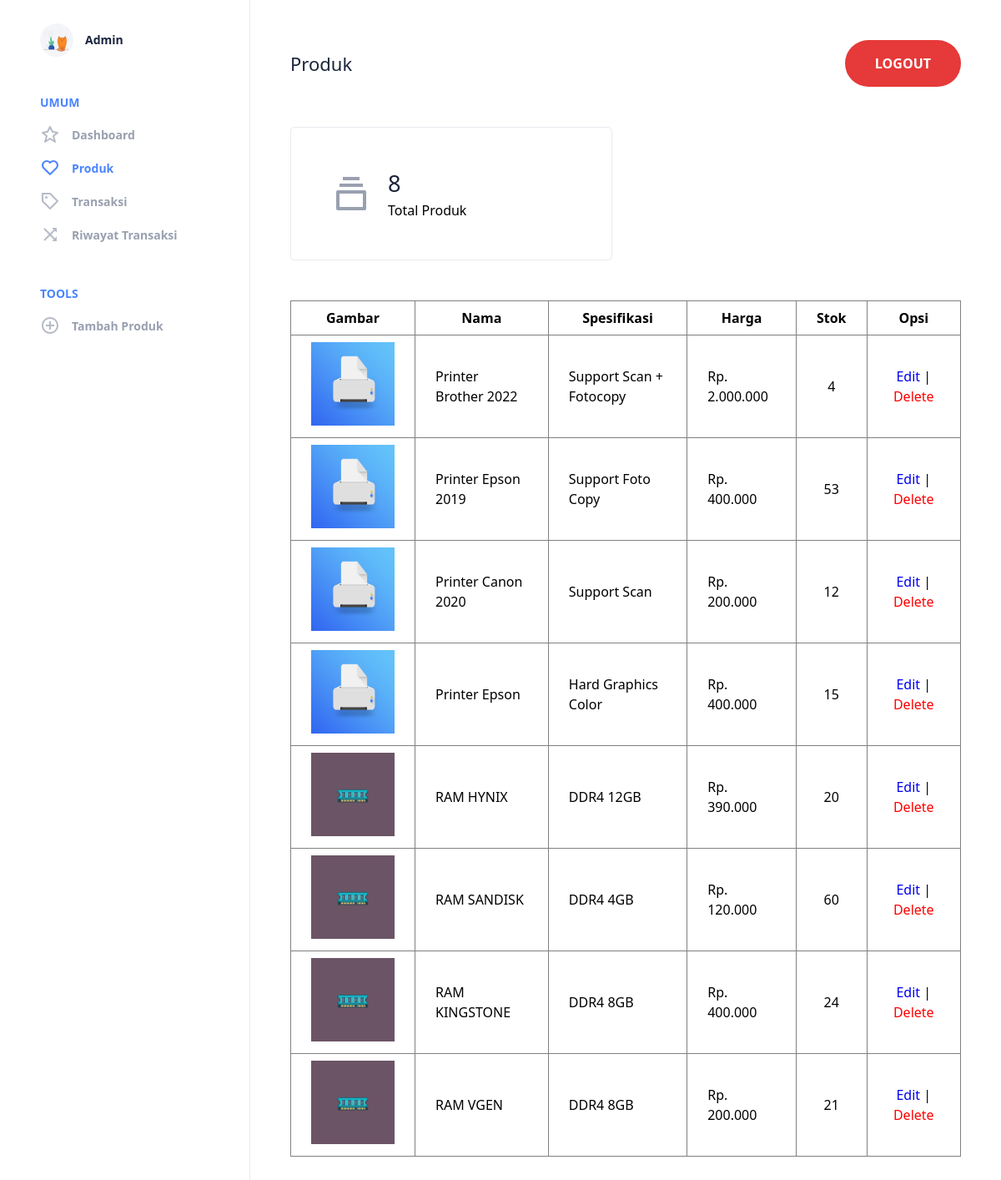
The page /admin/page/produk.php (signed in) on the database its author committed.
### tables this page shows
CREATE TABLE `printer_tb` (
  `IdPrinter` int(11) NOT NULL,
  `NamaPrinter` varchar(50) NOT NULL,
  `SpesifikasiPrinter` varchar(50) NOT NULL,
  `HargaPrinter` int(50) NOT NULL,
  `UserIdUser` int(10) DEFAULT NULL,
  `image` varchar(150) NOT NULL,
  `stok` int(255) NOT NULL
);

### admin/page/produk.php (the view, shortened to what this page needs)
<!DOCTYPE html>
<html lang="en">
<head>
    <link rel="stylesheet" href="../../css/admin.css" type="text/css">
</head>
<body>
	<?php
        include_once("../../koneksi.php");
        $result = mysqli_query($koneksi, "SELECT * FROM printer_tb ORDER BY IdPrinter DESC");
    ?>
    <div class="dashboard">
	<header class="menu-wrap">
		<figure class="user">
			<div class="user-avatar">
				<img src="../../img/login.svg" alt="Admin">
			</div>
			<figcaption>
				Admin
			</figcaption>
		</figure>
		<nav>
			<section class="dicover">
				<h3>Umum</h3>
				<ul>
					<li>
						<a href="../dashboard.php">
							Dashboard
						</a>
					</li>
					<li>
						<a href="produk.php" class="active">
							Produk
						</a>
					</li>
					<li>
						<a href="transaksi.php">
							<svg xmlns="http://www.w3.org/2000/svg" width="24" height="24" viewBox="0 0 24 24"><path d="M12.707 2.293A.996.996 0 0 0 12 2H3a1 1 0 0 0-1 1v9c0 .266.105.52.293.707l9 9a.997.997 0 0 0 1.414 0l9-9a.999.999 0 0 0 0-1.414l-9-9zM12 19.586l-8-8V4h7.586l8 8L12 19.586z"/><circle cx="7.507" cy="7.505" r="1.505"/></svg>
							Transaksi
						</a>
					</li>
					<li>
						<a href="history.php">
							<svg xmlns="http://www.w3.org/2000/svg" width="24" height="24" viewBox="0 0 24 24"><path d="M5.707 19.707L12 13.414l4.461 4.461L14.337 20H20v-5.663l-2.125 2.124L13.414 12l4.461-4.461L20 9.663V4h-5.663l2.124 2.125L12 10.586 5.707 4.293 4.293 5.707 10.586 12l-6.293 6.293z"/></svg>
							Riwayat Transaksi
						</a>
					</li>
				</ul>
			</section>
			<section class="tools">
				<h3>Tools</h3>
				<ul>
					<li>
						<a href="../tambah.php">
							Tambah Produk
						</a>
					</li>
				</ul>
			</section>
		</nav>
	</header>
	<main class="content-wrap">
		<header class="content-head">
			<h1>Produk</h1>
			<div class="action">
				<a href="../logout.php">
					<button>Logout</button>
				</a>
			</div>
		</header>
		<div class="content">
			<section class="info-boxes">
				<div class="info-box">
					<div class="box-icon">
						<svg xmlns="http://www.w3.org/2000/svg" width="24" height="24" viewBox="0 0 24 24"><path d="M20 10H4a1 1 0 0 0-1 1v10a1 1 0 0 0 1 1h16a1 1 0 0 0 1-1V11a1 1 0 0 0-1-1zm-1 10H5v-8h14v8zM5 6h14v2H5zM7 2h10v2H7z"/></svg>
					</div>
					<div class="box-content">
						<span class="big">
							<?php
								$jumlah_printer = mysqli_query($koneksi, "SELECT count(*) as IdPrinter FROM printer_tb");
								while($jumlahh = mysqli_fetch_array($jumlah_printer)){
									echo $jumlahh['IdPrinter'];
								}
							?>
						</span>
						Total Produk
					</div>
				</div>
			</section>
			<section class="container-table">
				<table border="1" id="printer">
				<tr>
					<th>Gambar</th> <th>Nama</th> <th>Spesifikasi</th> <th>Harga</th> <th>Stok</th> <th>Opsi</th>
				</tr>
				<?php
				while($printer = mysqli_fetch_array($result)) { ?>
					<tr>
					<td class="text-center"><img src="../../img/post/<?= $printer['image']; ?>" alt="gambar"></td>
					<td><?= $printer['NamaPrinter']; ?></td>
					<td><?= $printer['SpesifikasiPrinter']; ?></td>
					<td><?= "Rp. " . number_format($printer['HargaPrinter'], 0, ".", "."); ?></td>
					<td class="text-center"><?= $printer['stok']; ?></td>
					<td class="text-center"><a id="edit" href="../edit.php?IdPrinter=<?=$printer['IdPrinter']; ?>">Edit</a> | <a class="red" id="delete" href="../delete.php?IdPrinter=<?=$printer['IdPrinter']; ?>">Delete</a></td></tr>
				<?php
				}
				?>
				</table> <br>
			</section>
		</div>
	</main>
</div>
</body>
</html>

### css/admin.css (style rules this page uses)
* { line-height: 1.5; box-sizing: border-box; text-decoration: none; font-family: 'Segoe UI', Tahoma, Geneva, Verdana, sans-serif !important; }
body { margin: 0; padding: 0; width: 100%; height: 100%; overflow-x: hidden; }
.text-center { text-align: center; }
.red { color: red; }
.container-table img { width: 100px; height: 100px; }
.container-table table { width: 100%; border-collapse: collapse; margin: 1rem 0; }
.container-table th, .container-table td { padding: 0.5rem 1.5rem; }
.dashboard { display: grid; width: 100%; height: 100%; grid-gap: 0; grid-template-columns: 300px auto; grid-template-areas: "menu content" "menu content"; overflow: auto; }
.menu-wrap { grid-area: menu; padding-bottom: 3em; overflow: auto; background: #fff; border-right: 1px solid #ede8f0; }
.menu-wrap .user { height: 80px; display: flex; align-items: center; justify-content: flex-start; margin: 0; padding: 1rem 3rem 0 3rem; }
.menu-wrap .user .user-avatar { width: 40px; height: 40px; border-radius: 50%; overflow: hidden; }
.menu-wrap .user .user-avatar img { display: block; width: 100%; height: 100%; -o-object-fit: cover; object-fit: cover; }
.menu-wrap .user figcaption { margin: 0; padding: 0 0 0 1em; color: #1b253d; font-weight: 700; font-size: 0.875em; line-height: 100%; }
.menu-wrap nav { display: block; padding: 0 3em; }
.menu-wrap nav section { display: block; padding: 3em 0 0; }
.menu-wrap nav section:nth-child(1) { display: block; padding: 2em 0 0 0; }
.menu-wrap nav h3 { margin: 0; font-size: 0.875em; text-transform: uppercase; color: #4b84fe; font-weight: 600; }
.menu-wrap nav ul { display: block; padding: 0; margin: 0; }
.menu-wrap nav li { display: block; padding: 0; margin: 1em 0 0; }
.menu-wrap nav li a { display: flex; align-items: center; justify-content: flex-start; color: #99a0b0; text-decoration: none; font-weight: 600; font-size: 0.875em; transition: color 0.15s ease; }
.menu-wrap nav li a svg { display: block; margin-right: 1em; }
.menu-wrap nav li a.active { color: #4b84fe; }
.content-wrap { grid-area: content; padding: 3em; overflow: auto; }
.content-wrap .content-head { display: flex; align-items: center; justify-content: space-between; }
.content-wrap .content-head h1 { font-size: 1.375em; line-height: 100%; color: #1b253d; font-weight: 500; margin: 0; padding: 0; }
.content-wrap .content-head .action button { border: 0; color: #fff; background: #e63939; width: auto; height: 3.5em; padding: 0 2.25em; border-radius: 3.5em; font-size: 1em; text-transform: uppercase; font-weight: 600; transition: background-color 0.15s ease; cursor: pointer; }
.content-wrap .info-boxes { padding: 3em 0 2em; display: grid; grid-template-columns: repeat(auto-fill, minmax(280px, 1fr)); grid-gap: 2em; }
.content-wrap .info-boxes .info-box { background: #fff; height: 160px; display: flex; align-items: center; justify-content: flex-start; padding: 0 3em; border: 1px solid #ede8f0; border-radius: 5px; }
.content-wrap .info-boxes .info-box .box-icon svg { display: block; width: 48px; height: 48px; }
.content-wrap .info-boxes .info-box .box-content { padding-left: 1.25em; white-space: nowrap; }
.content-wrap .info-boxes .info-box .box-content .big { display: block; font-size: 1.7em; line-height: 150%; color: #1b253d; }

### rows shown on the page
printer_tb: image (picture), NamaPrinter "Printer Brother 2022", SpesifikasiPrinter "Support Scan + Fotocopy", HargaPrinter "2.000.000", stok "4"
printer_tb: image (picture), NamaPrinter "Printer Epson 2019", SpesifikasiPrinter "Support Foto Copy", HargaPrinter "400.000", stok "53"
printer_tb: image (picture), NamaPrinter "Printer Canon 2020", SpesifikasiPrinter "Support Scan", HargaPrinter "200.000", stok "12"
printer_tb: image (picture), NamaPrinter "Printer Epson", SpesifikasiPrinter "Hard Graphics Color", HargaPrinter "400.000", stok "15"
printer_tb: image (picture), NamaPrinter "RAM HYNIX", SpesifikasiPrinter "DDR4 12GB", HargaPrinter "390.000", stok "20"
printer_tb: image (picture), NamaPrinter "RAM SANDISK", SpesifikasiPrinter "DDR4 4GB", HargaPrinter "120.000", stok "60"
printer_tb: image (picture), NamaPrinter "RAM KINGSTONE", SpesifikasiPrinter "DDR4 8GB", HargaPrinter "400.000", stok "24"
printer_tb: image (picture), NamaPrinter "RAM VGEN", SpesifikasiPrinter "DDR4 8GB", HargaPrinter "200.000", stok "21"

### other values the page prints
$jumlahh['IdPrinter'] "8"
